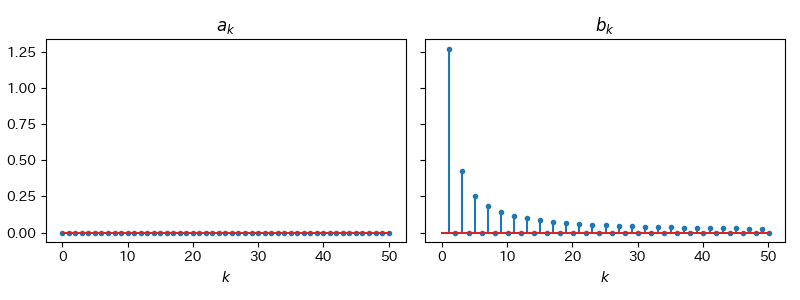

Generate this figure with Python:
import pptx
import numpy as np
from fourierseries import expand, square_wave

from scipy.interpolate import interp1d
import matplotlib.pyplot as plt
import japanize_matplotlib

N = 50
T = 1
dt = 0.0001
margin = 0.1
x = np.arange(-T*(1+margin), T*(1+margin), dt)
func = square_wave

y0 = func(x, T)

n = list(range(1, N+1))
a, b = expand(interp1d(x, y0), T, N)
print(a)
print(b)

fig, axes = plt.subplots(1, 2, figsize=(8, 3), sharex=True, sharey=True)
x = np.arange(N+1)
axes[0].stem(x, a, label="$a_k$", markerfmt=".")
axes[0].set_title("$a_k$")
axes[0].set_xlabel("$k$")
axes[1].stem(x+0.1, b, label="$b_k$", markerfmt=".")
axes[1].set_title("$b_k$")
axes[1].set_xlabel("$k$")
fig.tight_layout()
plt.savefig("coefficients.png")
plt.show()